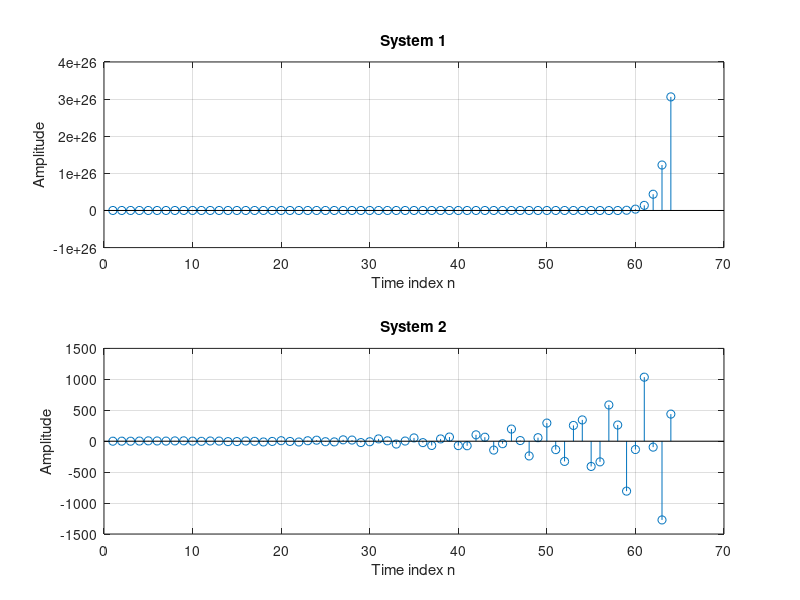

This figure's MATLAB source:
clf;
n = 0: 40;
w = 0:8*pi/511:pi;
A = 2;
x = A*sin(2*pi*w);
num11 = [1 -0.2 0.8];
den11 = [1 2 5];
num12 = [1 -0.5 3];
den12 = [1 -5 7];
y11 = filter(num11,den11,x);
y1 = filter(num12,den12,y11);
subplot(2,1,1);
stem(y1);
xlabel('Time index n'); ylabel('Amplitude');
title('System 1'); grid;

num2 = [1 -2 6];
den2 = [1 1/4 5/4];
y2 = filter(num2,den2,x);
subplot(2,1,2);
stem(y2);
xlabel('Time index n'); ylabel('Amplitude');
title('System 2'); grid;
